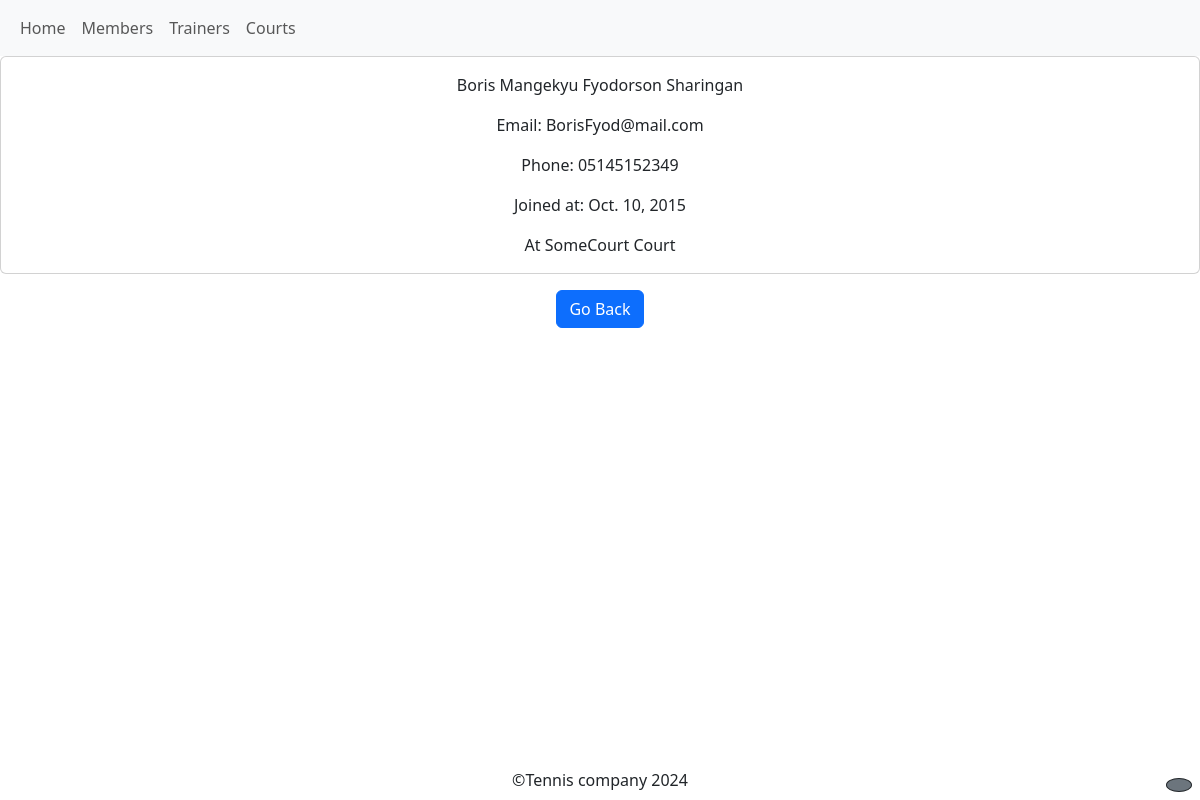
The page /members/member_details/3 on the database as committed earlier.
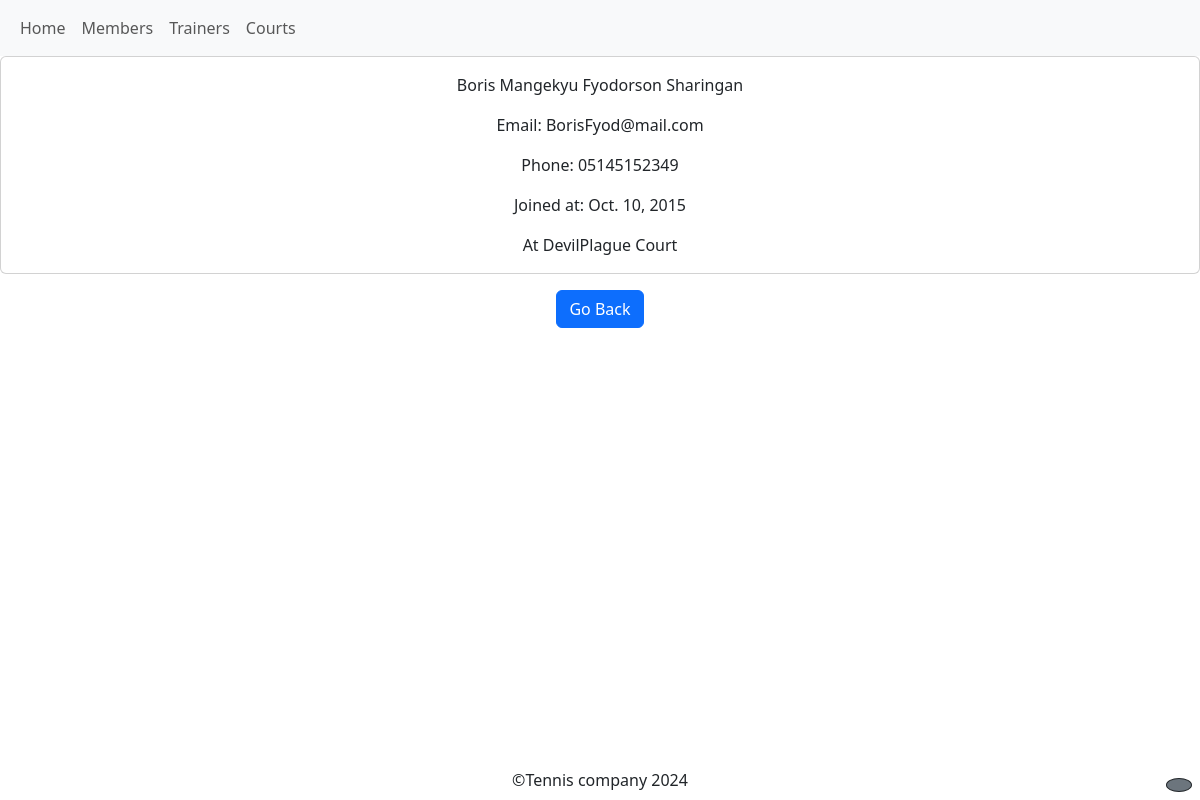
The same page on the database as committed later.
### members/models.py (models this page shows, shortened)
class Member(models.Model):
    fname = models.CharField(max_length=30)
    lname = models.CharField(max_length=30)
    email = models.EmailField()
    phone = models.CharField(max_length=13)
    join_date = models.DateField(max_length=254)
    court = models.ForeignKey(
        Court, on_delete=models.SET_NULL, null=True, blank=True, related_name="members"
    )

### courts/models.py (models this page shows, shortened)
class Court(models.Model):
    name = models.CharField(max_length=100)
    number = models.PositiveIntegerField(unique=True)
    is_occupied = models.BooleanField(default=False)
    occupation_time = models.DateTimeField(null=True, blank=True)
    def __str__(self):
        return self.name

### members/views.py (the view)
# urls.py: path("member_details/<int:id>", views.member_details, name="member_details"),
def member_details(request, id):
    member = Member.objects.get(id=id)
    context = {"member": member}
    return render(request, "member_details.html", context)

### members/templates/member_details.html (shortened to what this page needs)
{%extends 'base.html'%}  {%block content%}
<div class="card">
  <div class="card-body">
    <p class="title">{{member.fname}} {{member.lname}}</p>
    <p class="card-text">Email: {{member.email}}</p>
    <p class="card-text">Phone: {{member.phone}}</p>
    <p class="card-text">Joined at: {{member.join_date}}</p>
    {% if member.court%}
    <p class="card-text">At {{member.court}} Court</p>
    {%endif%}
  </div>
</div>
<a href="{%url 'members'%}" class="btn btn-primary mt-3">Go Back</a>
{%endblock%}

Rows that differ between the two databases and show on the page:
changed Member "Boris Mangekyu": court "SomeCourt" → "DevilPlague"
